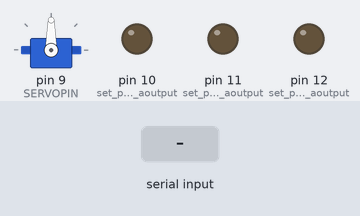
This sketch was run on a simulated Arduino Uno, built with avr-gcc and run on an emulated ATmega328P. Parts: servo, output pins drawn as LEDs (lit = HIGH). Inputs (shaded band) come from the test bench.

Above: at 1.2 s.
1.3 s: byte 185 (185) received over Serial
4.3 s: "F" received over Serial
At 5.2 s:
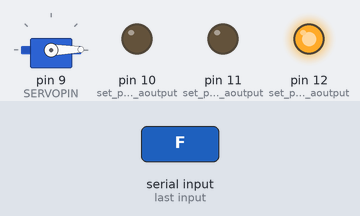
5.8 s: byte 40 (40) received over Serial
At 6.3 s:
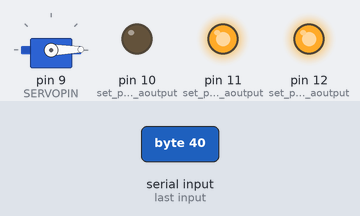
7.3 s: "n" received over Serial
At 8.5 s:
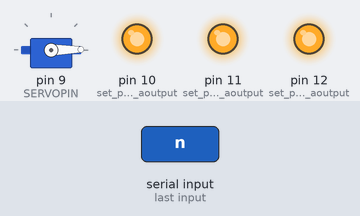
8.8 s: byte 185 (185) received over Serial
Timing chart, 0 to 12.7 s (numbered marks = the images above; inputs shaded):
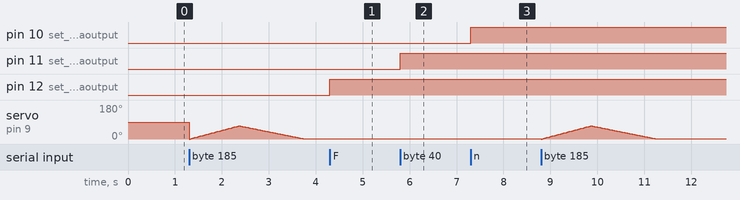

The sketch:

FinalProject_Teddy.ino
```cpp
#include <Servo.h>  //include Arduino Servo library

Servo servo;  //creates new Servo object called servo


const int SERVOPIN = 9;
int ways = 0;   // Tracks servo position in degrees
int amount = 0; // Tracks incoming value from Serial port


void setup() {
  // put your setup code here, to run once:
  pinMode(10, OUTPUT); // set pin as aoutput, blue LED
  pinMode(11, OUTPUT); // set pin as aoutput, red LED
  pinMode(12, OUTPUT); // set pin as aoutput, yellow LED

  servo.attach(SERVOPIN); //Specifies pin as output for servo
  Serial.begin(9600); // Start serial communication at 9600 bps

}

void loop() {
  // put your main code here, to run repeatedly:

  if (Serial.available()){// id data is available to read

    int val = Serial.read();

     if(val == 40){     // if r received
      digitalWrite(11, HIGH); // turn on red LED
    }
    if(val == 70){     // if y received
      digitalWrite(12, HIGH); // turn on yellow LED
    }
   if(val == 110){     // if b received
      digitalWrite(10, HIGH); // turn on blue LED
    }

    if(val == 150){     // if x received
      digitalWrite(10, LOW); // turn OFF all LEDs
      digitalWrite(11, LOW);
      digitalWrite(12, LOW);
    }
    if(val == 170){
      servo.write(ways);  //position of servo is val
       delay(15);
    }
     else if (val == 185) { //else if val is 255 do a motor sweep
       for (ways = 0; ways < 70; ways++)
        {
          servo.write(ways);
          delay(15);
        }
         // scan back from 70 to 0 degrees
       for (ways = 70; ways > 0; ways--)
        {
         servo.write(ways);
         delay(20);
        }
       amount = 0; //reset val;
         }
  }
/*
  // if (Serial.available()) { // If data is available to read
    amount = Serial.read(); // read it and store it in val
  }
  if (amount < 255) { //If val is less than 255
    servo.write(amount);  //position of servo is val
    delay(15);
  }

  else if (amount == 255) { //else if val is 255 do a motor sweep

    // scan from 0 to 70 degrees
    for (ways = 0; ways < 70; ways++)
    {
      servo.write(ways);
      delay(15);
    }
    // scan back from 70 to 0 degrees
    for (ways = 70; ways > 0; ways--)
    {
      servo.write(ways);
      delay(20);
    }
    amount = 0; //reset val;
  }
*/


}
```

Measured:
- after the input at 4.3 s, pin 12 (set_pin_as_aoutput): LOW → HIGH at once
- after the input at 5.8 s, pin 11 (set_pin_as_aoutput): LOW → HIGH at once
- after the input at 7.3 s, pin 10 (set_pin_as_aoutput): LOW → HIGH at once
